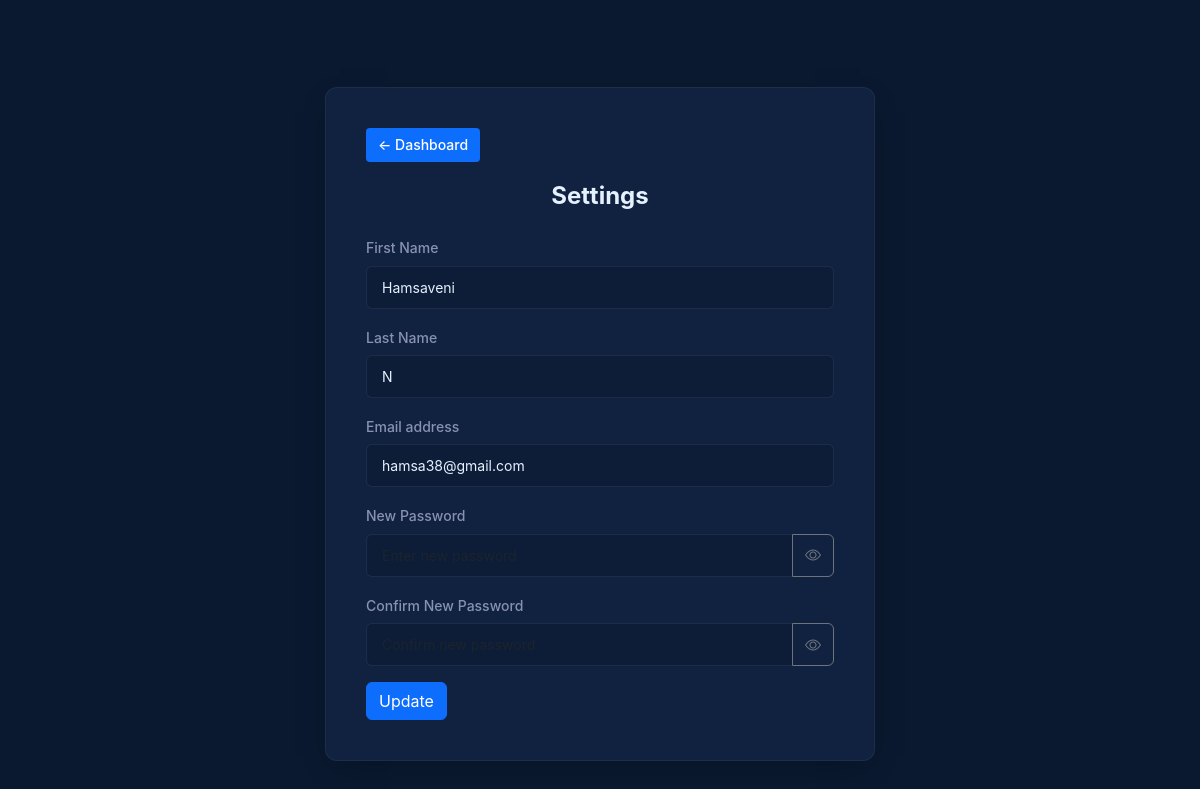
The page /settings (signed in) on the database as committed earlier.
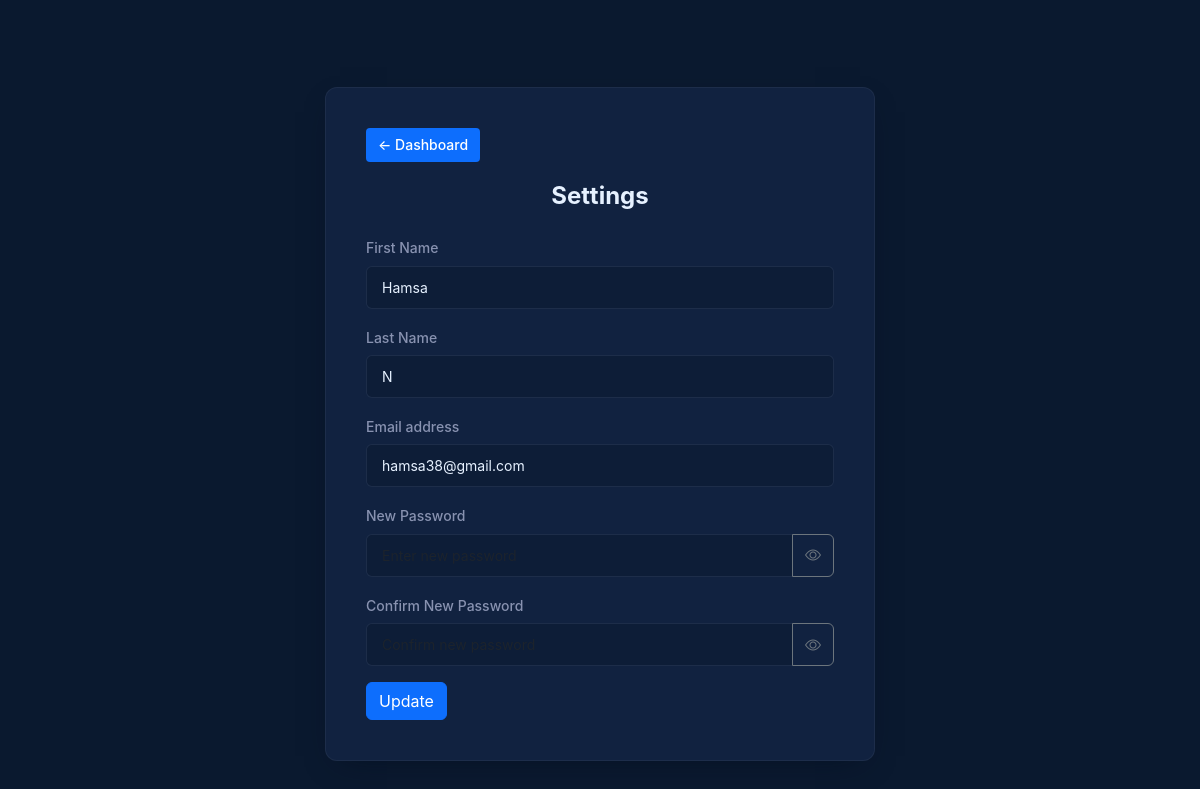
The same page on the database as committed later.
### tables this page shows
CREATE TABLE users (
    id INTEGER PRIMARY KEY AUTOINCREMENT,
    fname TEXT NOT NULL,
    lname TEXT NOT NULL,
    email TEXT UNIQUE NOT NULL,
    password TEXT NOT NULL
);

### app.py (the view)
@app.route('/settings', methods=['GET', 'POST'])
@login_required
def settings():
    user_id = session['user_id']
    conn = get_db_connection()
    if request.method == 'POST':
        fname = request.form['fname']
        lname = request.form['lname']
        email = request.form['email']
        new_password = request.form['new_password']
        confirm_password = request.form['confirm_password']
        if new_password or confirm_password:
            if new_password != confirm_password:
                flash('New password and confirm password do not match.', 'danger')
                conn.close()
                return redirect(url_for('settings'))
            conn.execute(
                "UPDATE users SET fname = ?, lname = ?, email = ?, password = ? WHERE id = ?",
                (fname, lname, email, new_password, user_id)
            )
        else:
            conn.execute(
                "UPDATE users SET fname = ?, lname = ?, email = ? WHERE id = ?",
                (fname, lname, email, user_id)
            )
        conn.commit()
        conn.close()
        session['user_email'] = email
        session['user_name'] = f"{fname} {lname}"
        flash('Profile updated successfully!', 'success')
        return redirect(url_for('settings'))
    else:
        user = conn.execute("SELECT * FROM users WHERE id = ?", (user_id,)).fetchone()
        conn.close()
        return render_template('user/settings.html', user=user)

### app.py (called while the page is built)
def get_db_connection():
    conn = sqlite3.connect(DATABASE)
    conn.row_factory = sqlite3.Row
    return conn

def login_required(f):
    @wraps(f)
    def decorated_function(*args, **kwargs):
        if 'user_id' not in session:
            flash('Please login first', 'error')
            return redirect(url_for('login'))
        return f(*args, **kwargs)
    return decorated_function

### templates/user/settings.html (shortened to what this page needs)
<!DOCTYPE html>
<html lang="en">
<head>
    <link href="https://cdn.jsdelivr.net/npm/bootstrap@5.3.0/dist/css/bootstrap.min.css" rel="stylesheet">
    <link href="https://cdn.jsdelivr.net/npm/bootstrap-icons@1.10.5/font/bootstrap-icons.css" rel="stylesheet">
</head>
<body>
<div class="container mt-5">
    <button class="back-button" onclick="window.location.href='/dashboard'">
        ← Dashboard
    </button>
    <h2 class="mb-4">Settings</h2>
    <form method="POST">
        <div class="mb-3">
            <label for="fname" class="form-label">First Name</label>
            <input type="text" class="form-control" id="fname" name="fname" value="{{ user['fname'] }}" required>
        </div>
        <div class="mb-3">
            <label for="lname" class="form-label">Last Name</label>
            <input type="text" class="form-control" id="lname" name="lname" value="{{ user['lname'] }}" required>
        </div>
        <div class="mb-3">
            <label for="email" class="form-label">Email address</label>
            <input type="email" class="form-control" id="email" name="email" value="{{ user['email'] }}" required>
        </div>
        <div class="mb-3">
            <label for="new_password" class="form-label">New Password</label>
            <div class="input-group">
                <input type="password" class="form-control" id="new_password" name="new_password" placeholder="Enter new password">
                <button class="btn btn-outline-secondary" type="button" id="toggleNewPassword">
                    <i class="bi bi-eye"></i>
                </button>
            </div>
        </div>
        <div class="mb-3">
            <label for="confirm_password" class="form-label">Confirm New Password</label>
            <div class="input-group">
                <input type="password" class="form-control" id="confirm_password" name="confirm_password" placeholder="Confirm new password">
                <button class="btn btn-outline-secondary" type="button" id="toggleConfirmPassword">
                    <i class="bi bi-eye"></i>
                </button>
            </div>
        </div>
        <button type="submit" class="btn btn-primary">Update</button>
    </form>
</div>
</body>
</html>

Rows that differ between the two databases and show on the page:
changed users "hamsa38@gmail.com": fname "Hamsaveni" → "Hamsa"
